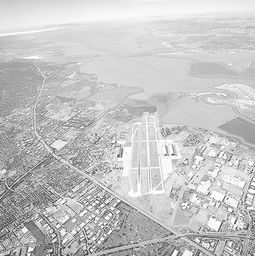
#> input picture images/runway.png, 255 x 256 px, shrunk from 765 x 769 before the run
$ python q10.py
#> lines starting #> are read from the running program, lines starting #| are printed output that depends on the picture
import cv2
import numpy as np
import os
import matplotlib.pyplot as plt

# -----------------------------
# Paths
# -----------------------------
BASE_DIR = os.path.dirname(os.path.dirname(__file__))
IMG_PATH = os.path.join(BASE_DIR, "images", "runway.png")
OUT_DIR = os.path.join(BASE_DIR, "outputs", "q10")
os.makedirs(OUT_DIR, exist_ok=True)

# -----------------------------
# Manual Bilateral Filter
# -----------------------------
def bilateral_filter_manual(img, diameter, sigma_s, sigma_r):
    img = img.astype(np.float32)
    h, w = img.shape
    half = diameter // 2

    output = np.zeros_like(img)

    for i in range(h):
        for j in range(w):
            wp_total = 0
            filtered_pixel = 0

            for k in range(-half, half + 1):
                for l in range(-half, half + 1):

                    ni = i + k
                    nj = j + l

                    if 0 <= ni < h and 0 <= nj < w:

                        # Spatial Gaussian
                        gs = np.exp(-(k**2 + l**2) / (2 * sigma_s**2))

                        # Range Gaussian
                        gr = np.exp(-(img[ni, nj] - img[i, j])**2 / (2 * sigma_r**2))

                        w_p = gs * gr

                        filtered_pixel += img[ni, nj] * w_p
                        wp_total += w_p

            output[i, j] = filtered_pixel / wp_total

    return np.clip(output, 0, 255).astype(np.uint8)

# -----------------------------
# Load Image
# -----------------------------
img = cv2.imread(IMG_PATH)
#> img is the input picture: shape (256, 255, 3); min 36, max 255, mean 197.1
gray = cv2.cvtColor(img, cv2.COLOR_BGR2GRAY)

# -----------------------------
# (b) Gaussian Blur
# -----------------------------
gaussian = cv2.GaussianBlur(gray, (5, 5), 2)
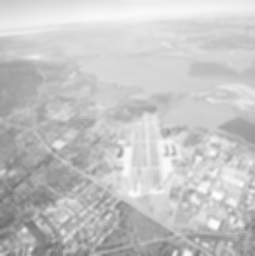
#> gaussian: shape (256, 255); min 110, max 255, mean 197.1

# -----------------------------
# (c) OpenCV Bilateral Filter
# -----------------------------
bilateral_cv = cv2.bilateralFilter(gray, d=5, sigmaColor=50, sigmaSpace=2)
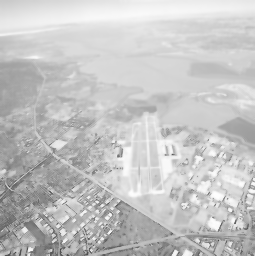
#> bilateral_cv: shape (256, 255); min 68, max 254, mean 196.8

# -----------------------------
# (d) Manual Bilateral Filter
# -----------------------------
bilateral_manual = bilateral_filter_manual(gray, diameter=5, sigma_s=2, sigma_r=50)

# -----------------------------
# Save Outputs
# -----------------------------
cv2.imwrite(os.path.join(OUT_DIR, "original.png"), gray)
cv2.imwrite(os.path.join(OUT_DIR, "gaussian.png"), gaussian)
cv2.imwrite(os.path.join(OUT_DIR, "bilateral_cv.png"), bilateral_cv)
cv2.imwrite(os.path.join(OUT_DIR, "bilateral_manual.png"), bilateral_manual)

# -----------------------------
# Combined Figure (IMPORTANT FOR REPORT)
# -----------------------------
plt.figure(figsize=(10, 6))

plt.subplot(2, 2, 1)
plt.imshow(gray, cmap='gray')
plt.title("Original")
plt.axis('off')

plt.subplot(2, 2, 2)
plt.imshow(gaussian, cmap='gray')
plt.title("Gaussian Blur")
plt.axis('off')

plt.subplot(2, 2, 3)
plt.imshow(bilateral_cv, cmap='gray')
plt.title("Bilateral (OpenCV)")
plt.axis('off')

plt.subplot(2, 2, 4)
plt.imshow(bilateral_manual, cmap='gray')
plt.title("Bilateral (Manual)")
plt.axis('off')

plt.tight_layout()
plt.savefig(os.path.join(OUT_DIR, "comparison.png"))
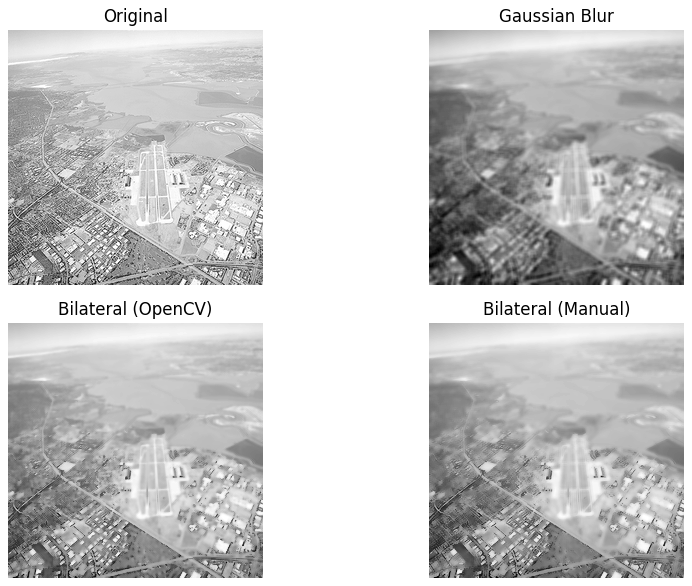
#> figure drawn by matplotlib, 4 panels
plt.close()
